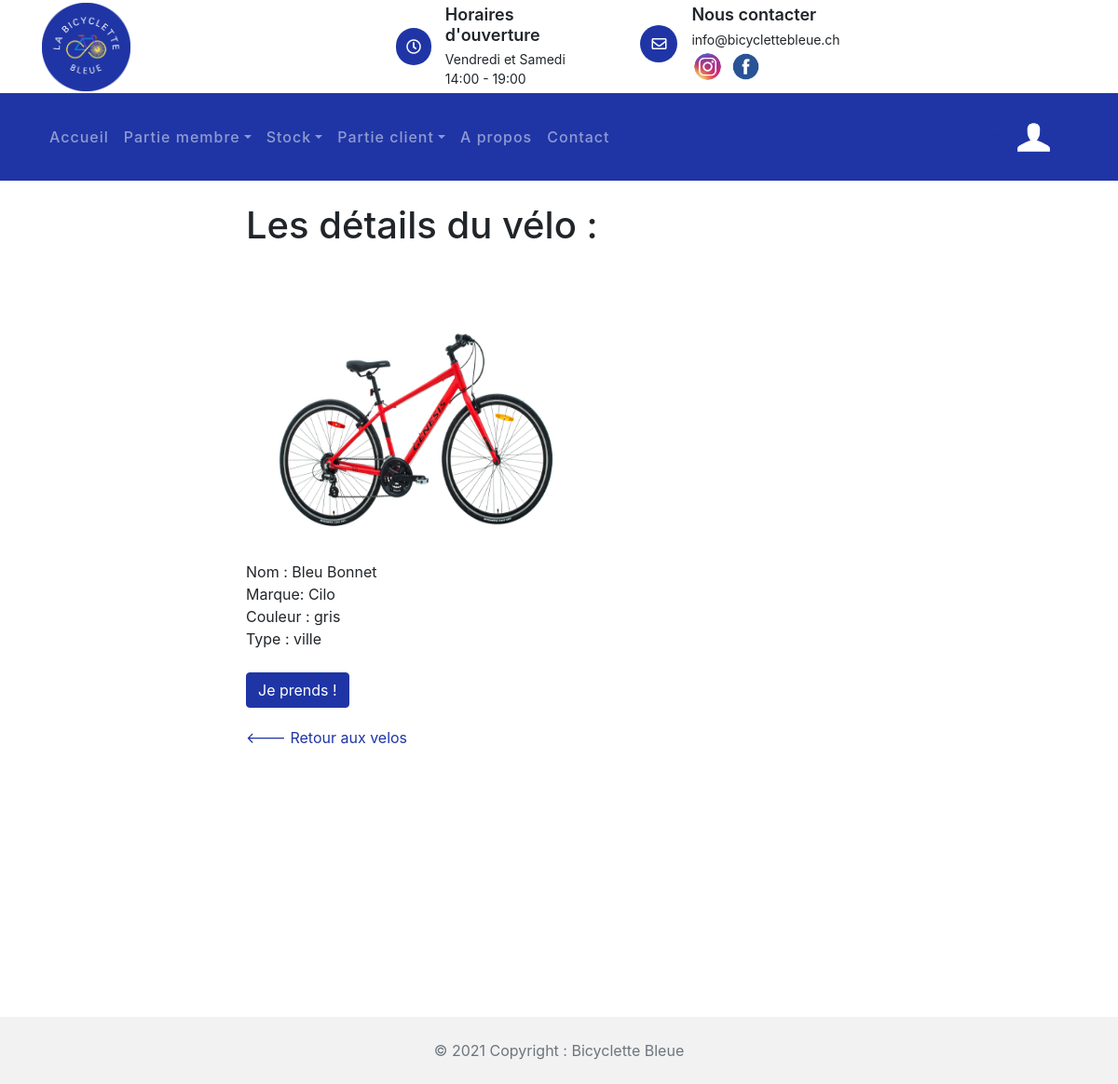
Before: /stock_velos/1/ (signed in) with the older database file.
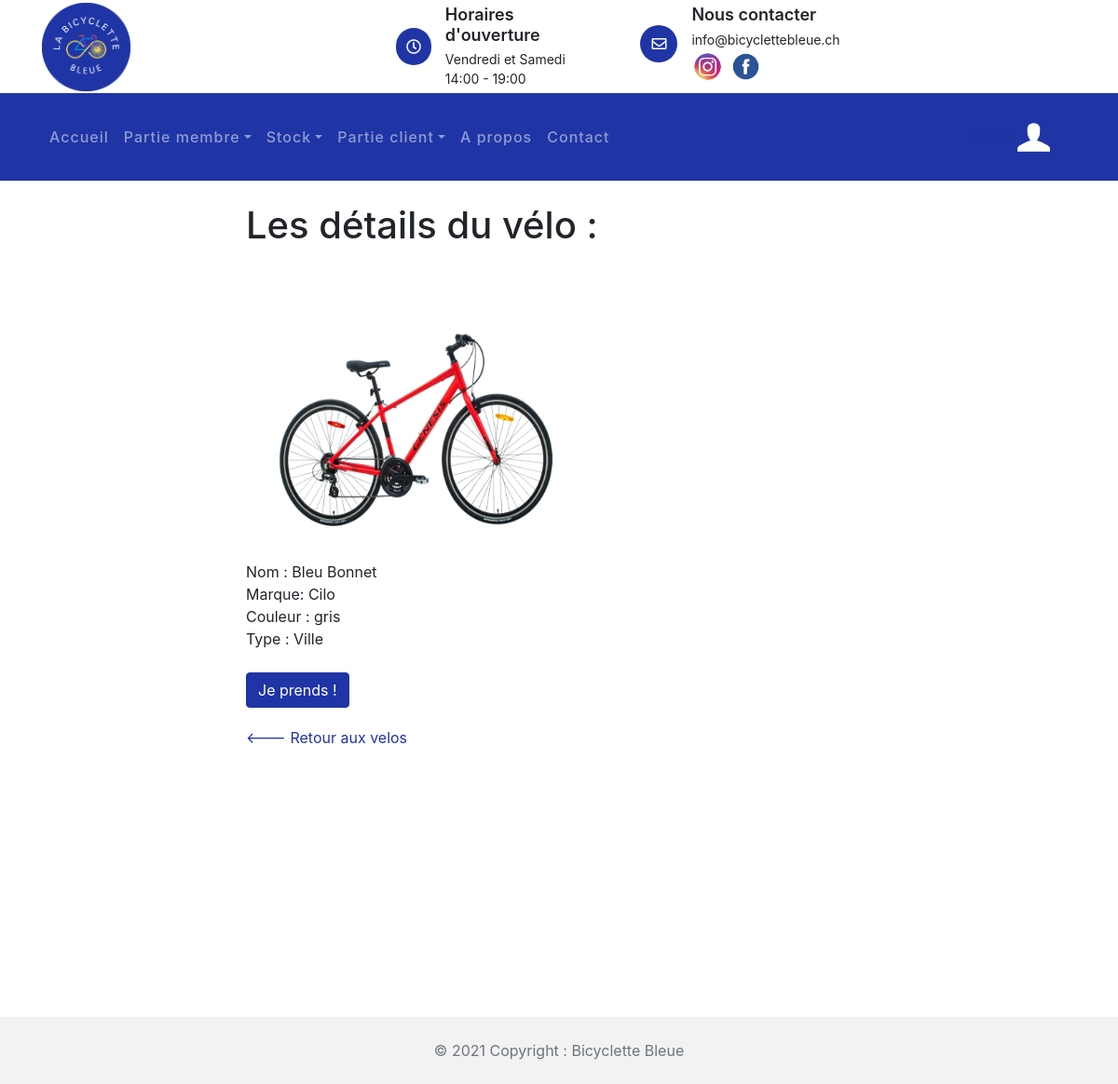
After: the same page with the newer database file.
### statistique/models.py (models this page shows, shortened)
class Velo(models.Model):
    vel_id = models.AutoField(db_column='VEL_ID', primary_key = True)  # Field name made lowercase.
    vel_num_cadre = models.IntegerField(db_column='VEL_NUM_CADRE', blank=True, null=True)  # Field name made lowercase.
    vel_nom = models.TextField(db_column='VEL_NOM', blank=True, null=True)  # Field name made lowercase.
    vel_marque = models.TextField(db_column='VEL_MARQUE', blank=True, null=True)  # Field name made lowercase.
    vel_couleur = models.TextField(db_column='VEL_COULEUR', blank=True, null=True)  # Field name made lowercase.
    vel_type = models.TextField(db_column='VEL_TYPE', blank=True, null=True)  # Field name made lowercase.
    vel_photo = models.TextField(db_column='VEL_PHOTO', blank=True, null=True)  # Field name made lowercase.
    vel_statut = models.TextField(db_column='VEL_STATUT', blank=True, null=True)  # Field name made lowercase.
    vel_etat = models.TextField(db_column='VEL_ETAT', blank=True, null=True)  # Field name made lowercase.
    vel_remarque = models.TextField(db_column='VEL_REMARQUE', blank=True, null=True)  # Field name made lowercase.
    class Meta:
        managed = False
        db_table = 'Velo'

### stock_velos/views.py (the view)
# urls.py: path('<int:id>/', views.details_velo, name='indexDetailsVelo'),
@login_required(login_url='/compte/login')
def details_velo(request, id):
    velo = Velo.objects.get(vel_id=id)
    messageDescriptionVelo = f"Il n'y a pas de remarque"
    if velo.vel_remarque is not "" :
        messageDescriptionVelo = velo.vel_remarque
    context = {
        'velo' : velo,
        'messageDescriptionVelo' : messageDescriptionVelo,
    }
    return render(request, 'stock_velos/detailsVeloClient.html', context)

### stock_velos/templates/stock_velos/detailsVeloClient.html
{% extends 'template_base.html' %}
{% load static %}
{% block contenu %}
        <link href="{% static 'css/bootstrap.min.css' %}" rel="stylesheet">
        <link href="{% static 'lib/flaticon/font/flaticon.css' %}" rel="stylesheet">
        <link href="{% static 'lib/animate/animate.min.css' %}" rel="stylesheet">
        <link href="{% static 'lib/owlcarousel/assets/owl.carousel.min.css' %}" rel="stylesheet">
    <br>
    <h1 class="detailLocation"> Les détails du vélo :</h1>
    <br>
    <div class="detailLocation">
        <img src="{% static 'img/velo/velo1.png' %}" alt="" style="width: 350px; height: 280px"><br><br>
        Nom : {{ velo.vel_nom }} <br>
        Marque: {{ velo.vel_marque}} <br>
        Couleur : {{ velo.vel_couleur }} <br>
        Type : {{ velo.vel_type }} <br><br>
        {% if nbLocationEnCours >= 3 %}
            {{messageErreur}}
        {% else %}
            <a href="{% url 'location:donneeLocationClient' velo.vel_id %}" class="btn btn-primary" role="button" aria-pressed="true" style="margin-bottom:20px">Je prends !</a><br>
        {% endif  %}
        <a href="{% url 'location:choixVeloClient' %}"> <--- Retour aux velos </a>
    </div>
<br><br><br><br>
{% endblock contenu %}

### templates/template_base.html (shortened to what this page needs)
{% load static %}
<!DOCTYPE html>
<html lang="en">
    <head>
        <link rel="stylesheet" type="text/css" href="{% static 'css/bootstrap.min.css' %}">
        <link href="https://cdnjs.cloudflare.com/ajax/libs/font-awesome/5.10.0/css/all.min.css" rel="stylesheet">
        <link rel="stylesheet" type="text/css" href="{% static 'css/style.css' %}">
    </head>
    <body>
        <div class="top-bar">
            <div class="container">
                <div class="row align-items-center">
                    <div class="col-lg-4 col-md-12">
                        <div class="logo">
                            <a href="{% url 'accueil:index' %}">
                                <img src="{% static 'img/logo.png' %}" alt="Image">
                            </a>
                        </div>
                    </div>
                    <div class="col-lg-8 col-md-7 d-none d-lg-block">
                        <div class="row">
                            <div class="col-4">
                                <div class="top-bar-item">
                                    <div class="top-bar-icon">
                                        <i class="far fa-clock"></i>
                                    </div>
                                    <div class="top-bar-text">
                                        <h3>Horaires d'ouverture</h3>
                                        <p>Vendredi et Samedi</p>
                                        <p>14:00 - 19:00</p>
                                    </div>
                                </div>
                            </div>
                            <div class="col-4">
                                <div class="top-bar-item">
                                    <div class="top-bar-icon">
                                        <i class="far fa-envelope"></i>
                                    </div>
                                    <div class="top-bar-text">
                                        <h3>Nous contacter</h3>
                                        <p>info@bicyclettebleue.ch</p>
                                        <a href="https://www.instagram.com/bicyclette_bleue/"><img src="{% static 'img/instagram.png' %}" alt="Image" style="width: 35px; height: 35px"></a>
                                        <a href="https://www.facebook.com/bicyclettebleuegeneve/"><img src="{% static 'img/facebook.png' %}" alt="Image" style="width: 37px; height: 37px"></a>
                                    </div>
                                </div>
                            </div>
                        </div>
                    </div>
                </div>
            </div>
        </div>
        <div class="nav-bar">
            <div class="container">
                <nav class="navbar navbar-expand-lg bg-dark navbar-dark">
                    <div class="collapse navbar-collapse justify-content-between" id="navbarCollapse">
                        <div class="navbar-nav mr-auto">
                            <a href="{% url 'accueil:index' %}" class="nav-item nav-link">Accueil</a>
                            {% if user.is_authenticated and not user.is_superuser%}
                            <div class="nav-item dropdown">
                                <a href="#" class="nav-link dropdown-toggle" data-toggle="dropdown">Partie client</a>
                                <div class="dropdown-menu">
                                    <a href="{% url 'location:locationClient' request.user.id %}" class="dropdown-item">Mes locations</a>
                                    <a href="{% url 'location:choixVeloClient' %}" class="dropdown-item">Reserver un vélo</a>
                                    <a href="{% url 'compte:monCompte' %}" class="dropdown-item">Mon compte</a>
                                    <a href="{% url 'reparation:indexReparations' %}" class="dropdown-item">Mes réparations</a>
                                </div>
                            </div>
                            {% elif user.is_superuser %}
                            <div class="nav-item dropdown">
                                <a href="#" class="nav-link dropdown-toggle" data-toggle="dropdown">Partie membre</a>
                            </div>
                            <div class="nav-item dropdown">
                                <a href="#" class="nav-link dropdown-toggle" data-toggle="dropdown">Stock</a>
                            </div>
                            <div class="nav-item dropdown">
                                <a href="#" class="nav-link dropdown-toggle" data-toggle="dropdown">Partie client</a>
                            </div>
                            {% endif %}
                            <a href="{% url 'accueil:a_propos' %}" class="nav-item nav-link">A propos</a>
                            <a href="{% url 'accueil:contact' %}" class="nav-item nav-link">Contact</a>
                        </div>
                            <div class="nav-item dropdown">
                            {% if user.is_authenticated %}
                                <a href="#" class="nav-link dropdown-toggle" data-toggle="dropdown"> <span>{{request.user}}</span> <img src="{% static 'img/monCompte2.png' %}" alt="Image" style="width: 35px; height: 35px"></a>
                            {% else %}
                                <a class="btn btn-custom" href="{% url 'compte:login' %}">Se connecter</a>
                                <a class="btn btn-custom" href="{% url 'compte:inscription' %}">S'inscrire</a>
                            {% endif %}
                            </div>
                    </div>
                </nav>
            </div>
        </div>
{% block contenu %}{% endblock %}
<br><br><br><br><br><br><br><br>
<foot class="text-center text-lg-start bg-light text-muted">
  <div class="text-center p-4" style="background-color: rgba(0, 0, 0, 0.05);">
    © 2021 Copyright :
    <a class="text-reset fw-bold">Bicyclette Bleue</a>
  </div>
</foot>
    </body>
</html>

### accueil/static/css/style.css (style rules this page uses)
.detailLocation { margin-left: 22%; }
body { color: #444444; font-weight: 400; background: #ffffff; font-family: 'Barlow', sans-serif; }
h1, h2, h3, h4, h5, h6 { color: #1F35A5; }
a { color: #1F35A5; transition: .3s; }
.top-bar { position: relative; height: 100px; display: flex; align-items: center; background: #ffffff; }
.top-bar .logo { text-align: left; overflow: hidden; }
.top-bar .logo img { max-width: 100%; max-height: 95px; }
.top-bar .top-bar-item { display: flex; align-items: center; justify-content: flex-end; }
.top-bar .top-bar-icon { width: 40px; height: 40px; display: flex; align-items: center; justify-content: center; background: #1F35A5; border-radius: 40px; }
.top-bar .top-bar-icon i { margin: 0; color: #ffffff; font-size: 16px; }
.top-bar .top-bar-text { padding-left: 15px; }
.top-bar .top-bar-text h3 { margin: 0 0 5px 0; font-size: 18px; font-weight: 600; }
.top-bar .top-bar-text p { margin: 0; font-size: 14px; font-weight: 400; }
.nav-bar { position: relative; background: #1F35A5; }
.nav-bar .navbar { padding: 20px 0; background: #1F35A5 !important; transition: .3s; }
.navbar-dark .navbar-nav .nav-link, .navbar-dark .navbar-nav .nav-link:focus, .navbar-dark .navbar-nav .nav-link:hover, .navbar-dark .navbar-nav .nav-link.active { color: #ffffff; padding: 15px; font-weight: 500; letter-spacing: 1px; }

Changed rows visible on the page:
changed Velo "Bleu Bonnet": vel_type "ville" → "Ville"
